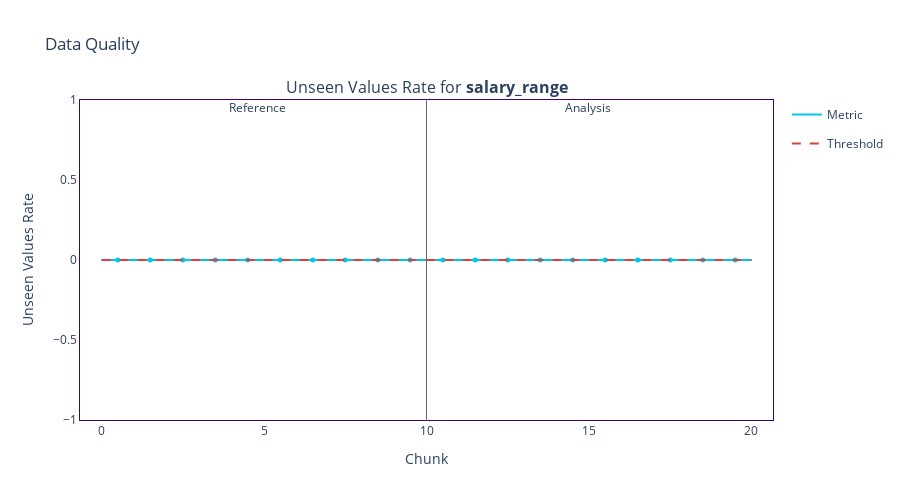
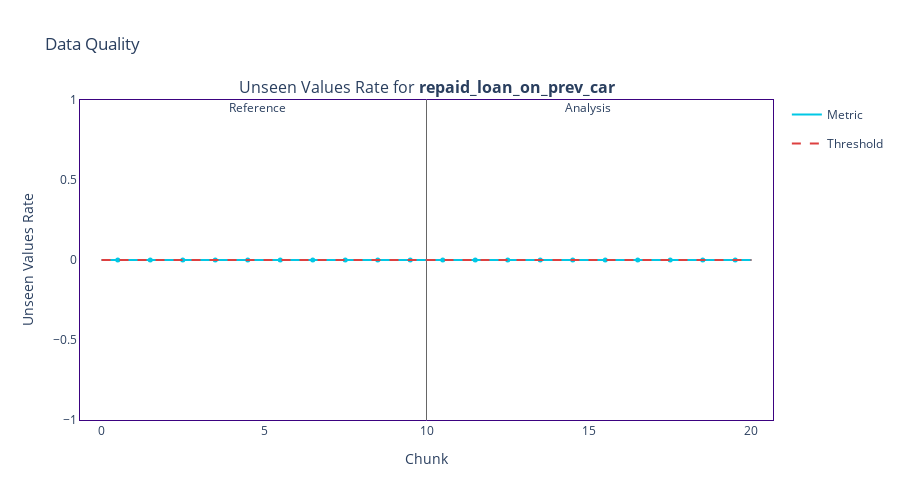

The notebook cell saved with these charts, in order:
### Code cell
calc = nml.UnseenValuesCalculator(
    column_names=categorical_columns,
)

calc.fit(reference_data=reference_df)
results = calc.calculate(analysis_df)
display(results.filter(period='all').to_df())

for column_name in results.column_names:
    results.filter(column_names=column_name).plot().show()

### Figure 1 — Plotly figure (JSON) as saved in the notebook; plotly's stock layout.template omitted (floating-point values rounded to 4 significant figures)
{"data": [{"hoverinfo": "skip", "legendgroup": "metric_reference", "line": {"color": "#00c8e5", "shape": "hv", "width": 2}, "mode": "lines", "name": "Metric", "showlegend": true, "type": "scatter", "x": [0, 1, 2, 3, 4, 5, 6, 7, 8, 9, 10], "xaxis": "x", "y": [0, 0, 0, 0, 0, 0, 0, 0, 0, 0, 0], "yaxis": "y"}, {"customdata": [["Unseen Values Rate for <b>salary_range</b>", "<b style=\"color:#00c8e5;line-height:60px\">Reference</b>", "", "[0:4999]", "Chunk index: <b>0</b>", 0], ["Unseen Values Rate for <b>salary_range</b>", "<b style=\"color:#00c8e5;line-height:60px\">Reference</b>", "", "[5000:9999]", "Chunk index: <b>1</b>", 0], ["Unseen Values Rate for <b>salary_range</b>", "<b style=\"color:#00c8e5;line-height:60px\">Reference</b>", "", "[10000:14999]", "Chunk index: <b>2</b>", 0], ["Unseen Values Rate for <b>salary_range</b>", "<b style=\"color:#00c8e5;line-height:60px\">Reference</b>", "", "[15000:19999]", "Chunk index: <b>3</b>", 0], ["Unseen Values Rate for <b>salary_range</b>", "<b style=\"color:#00c8e5;line-height:60px\">Reference</b>", "", "[20000:24999]", "Chunk index: <b>4</b>", 0], ["Unseen Values Rate for <b>salary_range</b>", "<b style=\"color:#00c8e5;line-height:60px\">Reference</b>", "", "[25000:29999]", "Chunk index: <b>5</b>", 0], ["Unseen Values Rate for <b>salary_range</b>", "<b style=\"color:#00c8e5;line-height:60px\">Reference</b>", "", "[30000:34999]", "Chunk index: <b>6</b>", 0], ["Unseen Values Rate for <b>salary_range</b>", "<b style=\"color:#00c8e5;line-height:60px\">Reference</b>", "", "[35000:39999]", "Chunk index: <b>7</b>", 0], ["Unseen Values Rate for <b>salary_range</b>", "<b style=\"color:#00c8e5;line-height:60px\">Reference</b>", "", "[40000:44999]", "Chunk index: <b>8</b>", 0], ["Unseen Values Rate for <b>salary_range</b>", "<b style=\"color:#00c8e5;line-height:60px\">Reference</b>", "", "[45000:49999]", "Chunk index: <b>9</b>", 0]], "hovertemplate": "%{customdata[1]} &nbsp; &nbsp; %{customdata[2]} <br />Chunk: <b>%{customdata[3]}</b> &nbsp; &nbsp; %{customdata[4]} <br />%{customdata[0]}: <b>%{customdata[5]}</b><b r /><extra></extra>", "legendgroup": "metric_reference", "marker": {"color": "#00c8e5", "size": 5, "symbol": "circle"}, "mode": "markers", "name": "Metric", "showlegend": false, "type": "scatter", "x": [0.5, 1.5, 2.5, 3.5, 4.5, 5.5, 6.5, 7.5, 8.5, 9.5], "xaxis": "x", "y": [0, 0, 0, 0, 0, 0, 0, 0, 0, 0, 0], "yaxis": "y"}, {"hoverinfo": "skip", "legendgroup": "metric_analysis", "line": {"color": "#00c8e5", "shape": "hv", "width": 2}, "mode": "lines", "name": "Metric", "showlegend": false, "type": "scatter", "x": [10, 11, 12, 13, 14, 15, 16, 17, 18, 19, 20], "xaxis": "x", "y": [0, 0, 0, 0, 0, 0, 0, 0, 0, 0, 0], "yaxis": "y"}, {"customdata": [["Unseen Values Rate for <b>salary_range</b>", "<b style=\"color:#3b0280;line-height:60px\">Analysis</b>", "", "[0:4999]", "Chunk index: <b>0</b>", 0], ["Unseen Values Rate for <b>salary_range</b>", "<b style=\"color:#3b0280;line-height:60px\">Analysis</b>", "", "[5000:9999]", "Chunk index: <b>1</b>", 0], ["Unseen Values Rate for <b>salary_range</b>", "<b style=\"color:#3b0280;line-height:60px\">Analysis</b>", "", "[10000:14999]", "Chunk index: <b>2</b>", 0], ["Unseen Values Rate for <b>salary_range</b>", "<b style=\"color:#3b0280;line-height:60px\">Analysis</b>", "", "[15000:19999]", "Chunk index: <b>3</b>", 0], ["Unseen Values Rate for <b>salary_range</b>", "<b style=\"color:#3b0280;line-height:60px\">Analysis</b>", "", "[20000:24999]", "Chunk index: <b>4</b>", 0], ["Unseen Values Rate for <b>salary_range</b>", "<b style=\"color:#3b0280;line-height:60px\">Analysis</b>", "", "[25000:29999]", "Chunk index: <b>5</b>", 0], ["Unseen Values Rate for <b>salary_range</b>", "<b style=\"color:#3b0280;line-height:60px\">Analysis</b>", "", "[30000:34999]", "Chunk index: <b>6</b>", 0], ["Unseen Values Rate for <b>salary_range</b>", "<b style=\"color:#3b0280;line-height:60px\">Analysis</b>", "", "[35000:39999]", "Chunk index: <b>7</b>", 0], ["Unseen Values Rate for <b>salary_range</b>", "<b style=\"color:#3b0280;line-height:60px\">Analysis</b>", "", "[40000:44999]", "Chunk index: <b>8</b>", 0], ["Unseen Values Rate for <b>salary_range</b>", "<b style=\"color:#3b0280;line-height:60px\">Analysis</b>", "", "[45000:49999]", "Chunk index: <b>9</b>", 0]], "hovertemplate": "%{customdata[1]} &nbsp; &nbsp; %{customdata[2]} <br />Chunk: <b>%{customdata[3]}</b> &nbsp; &nbsp; %{customdata[4]} <br />%{customdata[0]}: <b>%{customdata[5]}</b><b r /><extra></extra>", "legendgroup": "metric_analysis", "marker": {"color": "#00c8e5", "size": 5, "symbol": "circle"}, "mode": "markers", "name": "Metric", "showlegend": false, "type": "scatter", "x": [10.5, 11.5, 12.5, 13.5, 14.5, 15.5, 16.5, 17.5, 18.5, 19.5], "xaxis": "x", "y": [0, 0, 0, 0, 0, 0, 0, 0, 0, 0, 0], "yaxis": "y"}, {"hoverinfo": "skip", "legendgroup": "alert", "marker": {"color": "#DD4040", "size": 8, "symbol": "diamond"}, "mode": "markers", "name": "Alert", "showlegend": true, "type": "scatter", "x": [], "xaxis": "x", "y": [], "yaxis": "y"}, {"hoverinfo": "skip", "legendgroup": "thresh", "line": {"color": "#DD4040", "dash": "dash", "width": 2}, "mode": "lines", "name": "Threshold", "showlegend": true, "type": "scatter", "x": [0, 1, 2, 3, 4, 5, 6, 7, 8, 9, 10], "xaxis": "x", "y": [0, 0, 0, 0, 0, 0, 0, 0, 0, 0, 0], "yaxis": "y"}, {"hoverinfo": "skip", "legendgroup": "thresh", "line": {"color": "#DD4040", "dash": "dash", "width": 2}, "mode": "lines", "name": "Threshold", "showlegend": false, "type": "scatter", "x": [10, 11, 12, 13, 14, 15, 16, 17, 18, 19, 20], "xaxis": "x", "y": [0, 0, 0, 0, 0, 0, 0, 0, 0, 0, 0], "yaxis": "y"}], "layout": {"annotations": [{"font": {"size": 16}, "showarrow": false, "text": "Unseen Values Rate for <b>salary_range</b>", "x": 0.5, "xanchor": "center", "xref": "paper", "y": 1, "yanchor": "bottom", "yref": "paper"}, {"showarrow": false, "text": "Reference", "x": 4.5, "xref": "x", "xshift": 10, "y": 1.01, "yref": "y domain"}, {"showarrow": false, "text": "Analysis", "x": 14.5, "xref": "x", "xshift": 15, "y": 1.01, "yref": "y domain"}], "height": 500, "hoverlabel": {"bgcolor": "white", "font": {"size": 14}}, "legend": {"itemclick": false, "itemdoubleclick": false, "traceorder": "grouped"}, "paper_bgcolor": "rgba(255,255,255,1)", "plot_bgcolor": "rgba(255,255,255,1)", "shapes": [{"layer": "below", "line": {"color": "#666666", "width": 1}, "type": "line", "x0": 10, "x1": 10, "xref": "x", "y0": 0, "y1": 1, "yref": "y domain"}], "title": {"text": "Data Quality "}, "xaxis": {"anchor": "y", "domain": [0, 1], "linecolor": "#3b0280", "matches": "x", "mirror": true, "showgrid": false, "title": {"text": "Chunk"}, "zeroline": false}, "yaxis": {"anchor": "x", "domain": [0, 1], "linecolor": "#3b0280", "mirror": true, "showgrid": false, "title": {"text": "Unseen Values Rate"}, "zeroline": false}}}

### Figure 2 — Plotly figure (JSON) as saved in the notebook; plotly's stock layout.template omitted (floating-point values rounded to 4 significant figures)
{"data": [{"hoverinfo": "skip", "legendgroup": "metric_reference", "line": {"color": "#00c8e5", "shape": "hv", "width": 2}, "mode": "lines", "name": "Metric", "showlegend": true, "type": "scatter", "x": [0, 1, 2, 3, 4, 5, 6, 7, 8, 9, 10], "xaxis": "x", "y": [0, 0, 0, 0, 0, 0, 0, 0, 0, 0, 0], "yaxis": "y"}, {"customdata": [["Unseen Values Rate for <b>repaid_loan_on_prev_car</b>", "<b style=\"color:#00c8e5;line-height:60px\">Reference</b>", "", "[0:4999]", "Chunk index: <b>0</b>", 0], ["Unseen Values Rate for <b>repaid_loan_on_prev_car</b>", "<b style=\"color:#00c8e5;line-height:60px\">Reference</b>", "", "[5000:9999]", "Chunk index: <b>1</b>", 0], ["Unseen Values Rate for <b>repaid_loan_on_prev_car</b>", "<b style=\"color:#00c8e5;line-height:60px\">Reference</b>", "", "[10000:14999]", "Chunk index: <b>2</b>", 0], ["Unseen Values Rate for <b>repaid_loan_on_prev_car</b>", "<b style=\"color:#00c8e5;line-height:60px\">Reference</b>", "", "[15000:19999]", "Chunk index: <b>3</b>", 0], ["Unseen Values Rate for <b>repaid_loan_on_prev_car</b>", "<b style=\"color:#00c8e5;line-height:60px\">Reference</b>", "", "[20000:24999]", "Chunk index: <b>4</b>", 0], ["Unseen Values Rate for <b>repaid_loan_on_prev_car</b>", "<b style=\"color:#00c8e5;line-height:60px\">Reference</b>", "", "[25000:29999]", "Chunk index: <b>5</b>", 0], ["Unseen Values Rate for <b>repaid_loan_on_prev_car</b>", "<b style=\"color:#00c8e5;line-height:60px\">Reference</b>", "", "[30000:34999]", "Chunk index: <b>6</b>", 0], ["Unseen Values Rate for <b>repaid_loan_on_prev_car</b>", "<b style=\"color:#00c8e5;line-height:60px\">Reference</b>", "", "[35000:39999]", "Chunk index: <b>7</b>", 0], ["Unseen Values Rate for <b>repaid_loan_on_prev_car</b>", "<b style=\"color:#00c8e5;line-height:60px\">Reference</b>", "", "[40000:44999]", "Chunk index: <b>8</b>", 0], ["Unseen Values Rate for <b>repaid_loan_on_prev_car</b>", "<b style=\"color:#00c8e5;line-height:60px\">Reference</b>", "", "[45000:49999]", "Chunk index: <b>9</b>", 0]], "hovertemplate": "%{customdata[1]} &nbsp; &nbsp; %{customdata[2]} <br />Chunk: <b>%{customdata[3]}</b> &nbsp; &nbsp; %{customdata[4]} <br />%{customdata[0]}: <b>%{customdata[5]}</b><b r /><extra></extra>", "legendgroup": "metric_reference", "marker": {"color": "#00c8e5", "size": 5, "symbol": "circle"}, "mode": "markers", "name": "Metric", "showlegend": false, "type": "scatter", "x": [0.5, 1.5, 2.5, 3.5, 4.5, 5.5, 6.5, 7.5, 8.5, 9.5], "xaxis": "x", "y": [0, 0, 0, 0, 0, 0, 0, 0, 0, 0, 0], "yaxis": "y"}, {"hoverinfo": "skip", "legendgroup": "metric_analysis", "line": {"color": "#00c8e5", "shape": "hv", "width": 2}, "mode": "lines", "name": "Metric", "showlegend": false, "type": "scatter", "x": [10, 11, 12, 13, 14, 15, 16, 17, 18, 19, 20], "xaxis": "x", "y": [0, 0, 0, 0, 0, 0, 0, 0, 0, 0, 0], "yaxis": "y"}, {"customdata": [["Unseen Values Rate for <b>repaid_loan_on_prev_car</b>", "<b style=\"color:#3b0280;line-height:60px\">Analysis</b>", "", "[0:4999]", "Chunk index: <b>0</b>", 0], ["Unseen Values Rate for <b>repaid_loan_on_prev_car</b>", "<b style=\"color:#3b0280;line-height:60px\">Analysis</b>", "", "[5000:9999]", "Chunk index: <b>1</b>", 0], ["Unseen Values Rate for <b>repaid_loan_on_prev_car</b>", "<b style=\"color:#3b0280;line-height:60px\">Analysis</b>", "", "[10000:14999]", "Chunk index: <b>2</b>", 0], ["Unseen Values Rate for <b>repaid_loan_on_prev_car</b>", "<b style=\"color:#3b0280;line-height:60px\">Analysis</b>", "", "[15000:19999]", "Chunk index: <b>3</b>", 0], ["Unseen Values Rate for <b>repaid_loan_on_prev_car</b>", "<b style=\"color:#3b0280;line-height:60px\">Analysis</b>", "", "[20000:24999]", "Chunk index: <b>4</b>", 0], ["Unseen Values Rate for <b>repaid_loan_on_prev_car</b>", "<b style=\"color:#3b0280;line-height:60px\">Analysis</b>", "", "[25000:29999]", "Chunk index: <b>5</b>", 0], ["Unseen Values Rate for <b>repaid_loan_on_prev_car</b>", "<b style=\"color:#3b0280;line-height:60px\">Analysis</b>", "", "[30000:34999]", "Chunk index: <b>6</b>", 0], ["Unseen Values Rate for <b>repaid_loan_on_prev_car</b>", "<b style=\"color:#3b0280;line-height:60px\">Analysis</b>", "", "[35000:39999]", "Chunk index: <b>7</b>", 0], ["Unseen Values Rate for <b>repaid_loan_on_prev_car</b>", "<b style=\"color:#3b0280;line-height:60px\">Analysis</b>", "", "[40000:44999]", "Chunk index: <b>8</b>", 0], ["Unseen Values Rate for <b>repaid_loan_on_prev_car</b>", "<b style=\"color:#3b0280;line-height:60px\">Analysis</b>", "", "[45000:49999]", "Chunk index: <b>9</b>", 0]], "hovertemplate": "%{customdata[1]} &nbsp; &nbsp; %{customdata[2]} <br />Chunk: <b>%{customdata[3]}</b> &nbsp; &nbsp; %{customdata[4]} <br />%{customdata[0]}: <b>%{customdata[5]}</b><b r /><extra></extra>", "legendgroup": "metric_analysis", "marker": {"color": "#00c8e5", "size": 5, "symbol": "circle"}, "mode": "markers", "name": "Metric", "showlegend": false, "type": "scatter", "x": [10.5, 11.5, 12.5, 13.5, 14.5, 15.5, 16.5, 17.5, 18.5, 19.5], "xaxis": "x", "y": [0, 0, 0, 0, 0, 0, 0, 0, 0, 0, 0], "yaxis": "y"}, {"hoverinfo": "skip", "legendgroup": "alert", "marker": {"color": "#DD4040", "size": 8, "symbol": "diamond"}, "mode": "markers", "name": "Alert", "showlegend": true, "type": "scatter", "x": [], "xaxis": "x", "y": [], "yaxis": "y"}, {"hoverinfo": "skip", "legendgroup": "thresh", "line": {"color": "#DD4040", "dash": "dash", "width": 2}, "mode": "lines", "name": "Threshold", "showlegend": true, "type": "scatter", "x": [0, 1, 2, 3, 4, 5, 6, 7, 8, 9, 10], "xaxis": "x", "y": [0, 0, 0, 0, 0, 0, 0, 0, 0, 0, 0], "yaxis": "y"}, {"hoverinfo": "skip", "legendgroup": "thresh", "line": {"color": "#DD4040", "dash": "dash", "width": 2}, "mode": "lines", "name": "Threshold", "showlegend": false, "type": "scatter", "x": [10, 11, 12, 13, 14, 15, 16, 17, 18, 19, 20], "xaxis": "x", "y": [0, 0, 0, 0, 0, 0, 0, 0, 0, 0, 0], "yaxis": "y"}], "layout": {"annotations": [{"font": {"size": 16}, "showarrow": false, "text": "Unseen Values Rate for <b>repaid_loan_on_prev_car</b>", "x": 0.5, "xanchor": "center", "xref": "paper", "y": 1, "yanchor": "bottom", "yref": "paper"}, {"showarrow": false, "text": "Reference", "x": 4.5, "xref": "x", "xshift": 10, "y": 1.01, "yref": "y domain"}, {"showarrow": false, "text": "Analysis", "x": 14.5, "xref": "x", "xshift": 15, "y": 1.01, "yref": "y domain"}], "height": 500, "hoverlabel": {"bgcolor": "white", "font": {"size": 14}}, "legend": {"itemclick": false, "itemdoubleclick": false, "traceorder": "grouped"}, "paper_bgcolor": "rgba(255,255,255,1)", "plot_bgcolor": "rgba(255,255,255,1)", "shapes": [{"layer": "below", "line": {"color": "#666666", "width": 1}, "type": "line", "x0": 10, "x1": 10, "xref": "x", "y0": 0, "y1": 1, "yref": "y domain"}], "title": {"text": "Data Quality "}, "xaxis": {"anchor": "y", "domain": [0, 1], "linecolor": "#3b0280", "matches": "x", "mirror": true, "showgrid": false, "title": {"text": "Chunk"}, "zeroline": false}, "yaxis": {"anchor": "x", "domain": [0, 1], "linecolor": "#3b0280", "mirror": true, "showgrid": false, "title": {"text": "Unseen Values Rate"}, "zeroline": false}}}
